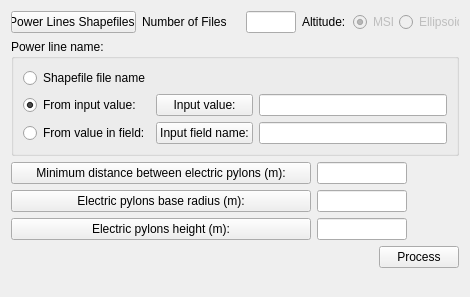
          <widget class="QWidget" name="AddPowerLinesTab">
           <attribute name="title">
            <string>Powerline</string>
           </attribute>
           <layout class="QGridLayout" name="gridLayout_5">
            <item row="0" column="0" colspan="2">
             <layout class="QHBoxLayout" name="horizontalLayout_4">
              <item>
               <widget class="QPushButton" name="selectPLSFsPushButton">
                <property name="minimumSize">
                 <size>
                  <width>50</width>
                  <height>0</height>
                 </size>
                </property>
                <property name="maximumSize">
                 <size>
                  <width>125</width>
                  <height>16777215</height>
                 </size>
                </property>
                <property name="text">
                 <string>Power Lines Shapefiles:</string>
                </property>
               </widget>
              </item>
              <item>
               <widget class="QLabel" name="label_3">
                <property name="minimumSize">
                 <size>
                  <width>80</width>
                  <height>0</height>
                 </size>
                </property>
                <property name="text">
                 <string>Number of Files</string>
                </property>
               </widget>
              </item>
              <item>
               <widget class="QLineEdit" name="numberOfPLSFsLineEdit">
                <property name="minimumSize">
                 <size>
                  <width>50</width>
                  <height>0</height>
                 </size>
                </property>
                <property name="maximumSize">
                 <size>
                  <width>50</width>
                  <height>16777215</height>
                 </size>
                </property>
                <property name="readOnly">
                 <bool>true</bool>
                </property>
               </widget>
              </item>
              <item>
               <widget class="QLabel" name="plsfAltitudeLabel">
                <property name="minimumSize">
                 <size>
                  <width>45</width>
                  <height>0</height>
                 </size>
                </property>
                <property name="maximumSize">
                 <size>
                  <width>45</width>
                  <height>16777215</height>
                 </size>
                </property>
                <property name="text">
                 <string>Altitude:</string>
                </property>
               </widget>
              </item>
              <item>
               <widget class="QRadioButton" name="plsfAltitudeMslRadioButton">
                <property name="enabled">
                 <bool>false</bool>
                </property>
                <property name="minimumSize">
                 <size>
                  <width>40</width>
                  <height>0</height>
                 </size>
                </property>
                <property name="maximumSize">
                 <size>
                  <width>40</width>
                  <height>16777215</height>
                 </size>
                </property>
                <property name="text">
                 <string>MSL</string>
                </property>
                <property name="checked">
                 <bool>true</bool>
                </property>
               </widget>
              </item>
              <item>
               <widget class="QRadioButton" name="plsfAltitudeEllipsoidRadioButton">
                <property name="enabled">
                 <bool>false</bool>
                </property>
                <property name="minimumSize">
                 <size>
                  <width>60</width>
                  <height>0</height>
                 </size>
                </property>
                <property name="maximumSize">
                 <size>
                  <width>60</width>
                  <height>16777215</height>
                 </size>
                </property>
                <property name="text">
                 <string>Ellipsoid</string>
                </property>
               </widget>
              </item>
             </layout>
            </item>
            <item row="1" column="0" colspan="2">
             <widget class="QGroupBox" name="groupBox">
              <property name="title">
               <string>Power line name:</string>
              </property>
              <layout class="QGridLayout" name="gridLayout_4">
               <item row="0" column="0">
                <widget class="QRadioButton" name="plsfNameShpRadioButton">
                 <property name="text">
                  <string>Shapefile file name</string>
                 </property>
                </widget>
               </item>
               <item row="0" column="1">
                <spacer name="horizontalSpacer_3">
                 <property name="orientation">
                  <enum>Qt::Horizontal</enum>
                 </property>
                 <property name="sizeHint" stdset="0">
                  <size>
                   <width>96</width>
                   <height>20</height>
                  </size>
                 </property>
                </spacer>
               </item>
               <item row="0" column="2">
                <spacer name="horizontalSpacer_4">
                 <property name="orientation">
                  <enum>Qt::Horizontal</enum>
                 </property>
                 <property name="sizeHint" stdset="0">
                  <size>
                   <width>188</width>
                   <height>20</height>
                  </size>
                 </property>
                </spacer>
               </item>
               <item row="1" column="0">
                <widget class="QRadioButton" name="plsfNameInputRadioButton">
                 <property name="text">
                  <string>From input value:</string>
                 </property>
                 <property name="checked">
                  <bool>true</bool>
                 </property>
                </widget>
               </item>
               <item row="1" column="1">
                <widget class="QPushButton" name="plsfNameInputPushButton">
                 <property name="maximumSize">
                  <size>
                   <width>130</width>
                   <height>16777215</height>
                  </size>
                 </property>
                 <property name="text">
                  <string>Input value:</string>
                 </property>
                </widget>
               </item>
               <item row="1" column="2">
                <widget class="QLineEdit" name="plsfNameInputLineEdit">
                 <property name="minimumSize">
                  <size>
                   <width>50</width>
                   <height>0</height>
                  </size>
                 </property>
                 <property name="maximumSize">
                  <size>
                   <width>200</width>
                   <height>16777215</height>
                  </size>
                 </property>
                 <property name="readOnly">
                  <bool>true</bool>
                 </property>
                </widget>
               </item>
               <item row="2" column="0">
                <widget class="QRadioButton" name="plsfNameFieldRadioButton">
                 <property name="text">
                  <string>From value in field:</string>
                 </property>
                </widget>
               </item>
               <item row="2" column="1">
                <widget class="QPushButton" name="plsfNameFieldPushButton">
                 <property name="maximumSize">
                  <size>
                   <width>130</width>
                   <height>16777215</height>
                  </size>
                 </property>
                 <property name="text">
                  <string>Input field name:</string>
                 </property>
                </widget>
               </item>
               <item row="2" column="2">
                <widget class="QLineEdit" name="plsfNameFieldLineEdit">
                 <property name="minimumSize">
                  <size>
                   <width>50</width>
                   <height>0</height>
                  </size>
                 </property>
                 <property name="maximumSize">
                  <size>
                   <width>200</width>
                   <height>16777215</height>
                  </size>
                 </property>
                 <property name="readOnly">
                  <bool>true</bool>
                 </property>
                </widget>
               </item>
              </layout>
             </widget>
            </item>
            <item row="2" column="0" colspan="2">
             <layout class="QGridLayout" name="gridLayout_3">
              <item row="0" column="0">
               <widget class="QPushButton" name="plsfElectricPylonsMinimumDistancePushButton">
                <property name="minimumSize">
                 <size>
                  <width>300</width>
                  <height>0</height>
                 </size>
                </property>
                <property name="maximumSize">
                 <size>
                  <width>240</width>
                  <height>16777215</height>
                 </size>
                </property>
                <property name="text">
                 <string>Minimum distance between electric pylons (m):</string>
                </property>
               </widget>
              </item>
              <item row="0" column="1">
               <widget class="QLineEdit" name="plsfElectricPylonsMinimumDistanceLineEdit">
                <property name="minimumSize">
                 <size>
                  <width>90</width>
                  <height>0</height>
                 </size>
                </property>
                <property name="maximumSize">
                 <size>
                  <width>50</width>
                  <height>16777215</height>
                 </size>
                </property>
                <property name="readOnly">
                 <bool>true</bool>
                </property>
               </widget>
              </item>
              <item row="0" column="2">
               <spacer name="horizontalSpacer_2">
                <property name="orientation">
                 <enum>Qt::Horizontal</enum>
                </property>
                <property name="sizeHint" stdset="0">
                 <size>
                  <width>48</width>
                  <height>20</height>
                 </size>
                </property>
               </spacer>
              </item>
              <item row="1" column="0">
               <widget class="QPushButton" name="plsfElectricPylonsBaseRadiusPushButton">
                <property name="minimumSize">
                 <size>
                  <width>300</width>
                  <height>0</height>
                 </size>
                </property>
                <property name="maximumSize">
                 <size>
                  <width>240</width>
                  <height>16777215</height>
                 </size>
                </property>
                <property name="text">
                 <string>Electric pylons base radius (m):</string>
                </property>
               </widget>
              </item>
              <item row="1" column="1">
               <widget class="QLineEdit" name="plsfElectricPylonsBaseRadiusLineEdit">
                <property name="minimumSize">
                 <size>
                  <width>90</width>
                  <height>0</height>
                 </size>
                </property>
                <property name="maximumSize">
                 <size>
                  <width>50</width>
                  <height>16777215</height>
                 </size>
                </property>
                <property name="readOnly">
                 <bool>true</bool>
                </property>
               </widget>
              </item>
              <item row="1" column="2">
               <spacer name="horizontalSpacer_5">
                <property name="orientation">
                 <enum>Qt::Horizontal</enum>
                </property>
                <property name="sizeHint" stdset="0">
                 <size>
                  <width>48</width>
                  <height>20</height>
                 </size>
                </property>
               </spacer>
              </item>
              <item row="2" column="0">
               <widget class="QPushButton" name="plsfElectricPylonsHeightPushButton">
                <property name="minimumSize">
                 <size>
                  <width>300</width>
                  <height>0</height>
                 </size>
                </property>
                <property name="maximumSize">
                 <size>
                  <width>240</width>
                  <height>16777215</height>
                 </size>
                </property>
                <property name="text">
                 <string>Electric pylons height (m):</string>
                </property>
               </widget>
              </item>
              <item row="2" column="1">
               <widget class="QLineEdit" name="plsfElectricPylonsHeightLineEdit">
                <property name="minimumSize">
                 <size>
                  <width>90</width>
                  <height>0</height>
                 </size>
                </property>
                <property name="maximumSize">
                 <size>
                  <width>50</width>
                  <height>16777215</height>
                 </size>
                </property>
                <property name="readOnly">
                 <bool>true</bool>
                </property>
               </widget>
              </item>
              <item row="2" column="2">
               <spacer name="horizontalSpacer_6">
                <property name="orientation">
                 <enum>Qt::Horizontal</enum>
                </property>
                <property name="sizeHint" stdset="0">
                 <size>
                  <width>48</width>
                  <height>20</height>
                 </size>
                </property>
               </spacer>
              </item>
             </layout>
            </item>
            <item row="3" column="0">
             <spacer name="horizontalSpacer_7">
              <property name="orientation">
               <enum>Qt::Horizontal</enum>
              </property>
              <property name="sizeHint" stdset="0">
               <size>
                <width>352</width>
                <height>20</height>
               </size>
              </property>
             </spacer>
            </item>
            <item row="3" column="1">
             <widget class="QPushButton" name="plsfProcessPushButton">
              <property name="maximumSize">
               <size>
                <width>100</width>
                <height>16777215</height>
               </size>
              </property>
              <property name="text">
               <string>Process</string>
              </property>
             </widget>
            </item>
            <item row="4" column="0">
             <spacer name="verticalSpacer_2">
              <property name="orientation">
               <enum>Qt::Vertical</enum>
              </property>
              <property name="sizeHint" stdset="0">
               <size>
                <width>20</width>
                <height>18</height>
               </size>
              </property>
             </spacer>
            </item>
           </layout>
          </widget>
